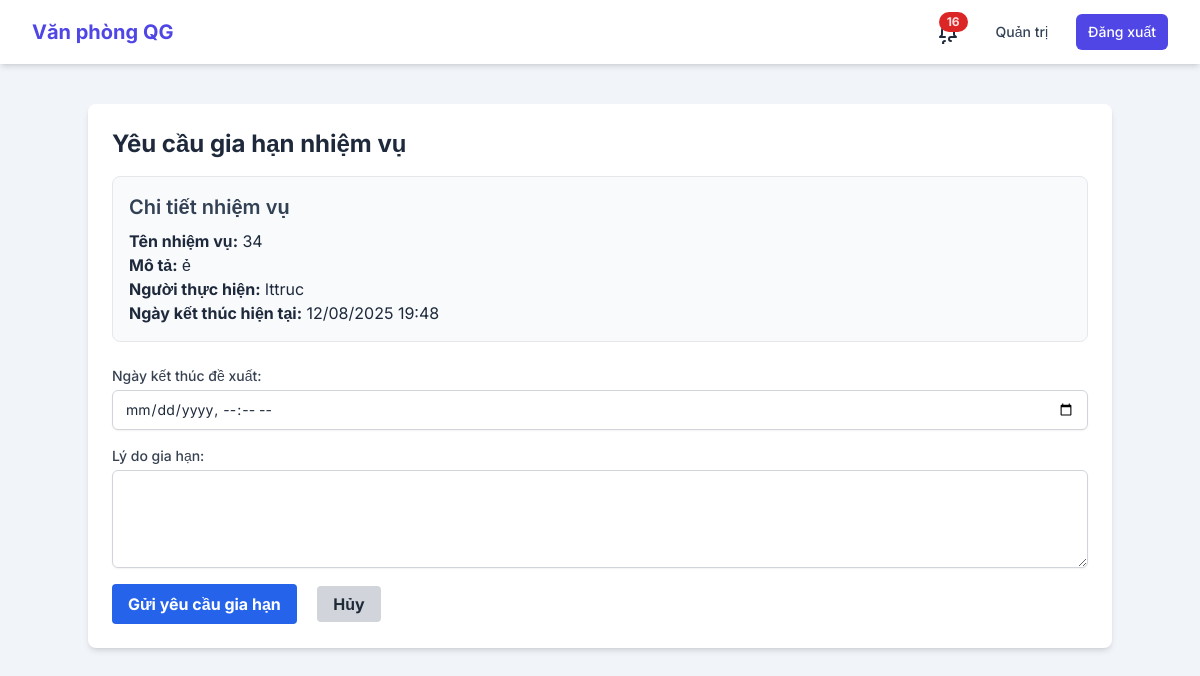
Screenshot of /nhiemvu/4/request-extension/ (signed in) with the database file from the repository.
### core/models.py (models this page shows, shortened)
class NhiemVu(models.Model):
    class TrangThai(models.TextChoices):
        PENDING_ASSIGNMENT_APPROVAL = 'PENDING_ASSIGNMENT_APPROVAL', _('Chờ duyệt giao')
        ASSIGNED = 'ASSIGNED', _('Đã giao')
        PENDING_COMPLETION_APPROVAL = 'PENDING_COMPLETION_APPROVAL', _('Chờ duyệt hoàn thành')
        COMPLETED = 'COMPLETED', _('Hoàn thành')
    class MucDoUuTien(models.TextChoices):
        KHAN = 'KHAN', _('Khẩn')
        CAO = 'CAO', _('Cao')
        THUONG = 'THUONG', _('Thường')
        THAP = 'THAP', _('Thấp')
    class RecurringFrequency(models.TextChoices):
        DAILY = 'DAILY', _('Hàng ngày')
        WEEKLY = 'WEEKLY', _('Hàng tuần')
        MONTHLY = 'MONTHLY', _('Hàng tháng')
        YEARLY = 'YEARLY', _('Hàng năm')
    ten_nhiem_vu = models.CharField(max_length=255, verbose_name=_('Tên nhiệm vụ'))
    mo_ta = models.TextField(verbose_name=_('Mô tả'))
    trang_thai = models.CharField(max_length=50, choices=TrangThai.choices, default=TrangThai.PENDING_ASSIGNMENT_APPROVAL, verbose_name=_('Trạng thái'))
    muc_do_uu_tien = models.CharField(max_length=50, choices=MucDoUuTien.choices, default=MucDoUuTien.THUONG, verbose_name=_('Mức độ ưu tiên'))
    ngay_bat_dau = models.DateTimeField(verbose_name=_('Ngày bắt đầu'), null=True, blank=True)
    ngay_ket_thuc = models.DateTimeField(verbose_name=_('Ngày kết thúc'), null=True, blank=True)
    id_ke_hoach = models.ForeignKey(KeHoach, on_delete=models.SET_NULL, null=True, blank=True, related_name='nhiem_vu', verbose_name=_('Kế hoạch'))
    id_nguoi_tao = models.ForeignKey(settings.AUTH_USER_MODEL, on_delete=models.SET_NULL, null=True, related_name='nhiem_vu_da_tao', verbose_name=_('Người tạo'))
    id_nguoi_giao_viec = models.ForeignKey(settings.AUTH_USER_MODEL, on_delete=models.SET_NULL, null=True, related_name='nhiem_vu_da_giao', verbose_name=_('Người giao việc'))
    id_nguoi_thuc_hien = models.ForeignKey(settings.AUTH_USER_MODEL, on_delete=models.SET_NULL, null=True, related_name='nhiem_vu_thuc_hien', verbose_name=_('Người thực hiện'))
    id_phong_ban_lien_quan = models.ForeignKey(PhongBan, on_delete=models.SET_NULL, null=True, blank=True, verbose_name=_('Phòng ban liên quan'))
    id_nhiem_vu_cha = models.ForeignKey('self', on_delete=models.CASCADE, null=True, blank=True, related_name='sub_tasks', verbose_name=_('Nhiệm vụ cha'))
    thoi_gian_uoc_tinh = models.FloatField(null=True, blank=True, verbose_name=_('Thời gian ước tính (giờ)'))
    thoi_gian_thuc_te = models.FloatField(null=True, blank=True, verbose_name=_('Thời gian thực tế (giờ)'))
    thoi_gian_xu_ly = models.FloatField(null=True, blank=True, verbose_name=_('Thời gian xử lý (giờ)'))
    is_recurring = models.BooleanField(default=False, verbose_name=_('Nhiệm vụ lặp lại'))
    recurring_frequency = models.CharField(max_length=20, choices=RecurringFrequency.choices, null=True, blank=True, verbose_name=_('Tần suất lặp lại'))
    recurring_until = models.DateTimeField(null=True, blank=True, verbose_name=_('Lặp lại đến ngày'))
    danh_gia_sao = models.IntegerField(null=True, blank=True, choices=[(i, str(i)) for i in range(1, 6)], verbose_name=_('Đánh giá sao'))
    loi_danh_gia = models.TextField(null=True, blank=True, verbose_name=_('Lời đánh giá'))
    ngay_ket_thuc_de_xuat = models.DateTimeField(null=True, blank=True, verbose_name=_('Ngày kết thúc đề xuất'))
    ly_do_gia_han = models.TextField(null=True, blank=True, verbose_name=_('Lý do gia hạn'))
    class TrangThaiGiaHan(models.TextChoices):
        CHUA_DUYET = 'CHUA_DUYET', _('Chưa duyệt')
        DA_DUYET = 'DA_DUYET', _('Đã duyệt')
        DA_TU_CHOI = 'DA_TU_CHOI', _('Đã từ chối')
    trang_thai_gia_han = models.CharField(max_length=50, choices=TrangThaiGiaHan.choices, default=TrangThaiGiaHan.CHUA_DUYET, verbose_name=_('Trạng thái gia hạn'))
    nguoi_duyet_gia_han = models.ForeignKey(settings.AUTH_USER_MODEL, on_delete=models.SET_NULL, null=True, blank=True, related_name='nhiem_vu_duyet_gia_han', verbose_name=_('Người duyệt gia hạn'))
    is_quy_trinh_dac_biet = models.BooleanField(default=False, verbose_name=_('Quy trình đặc biệt'))
    id_nguoi_duyet_giao_viec = models.ForeignKey(settings.AUTH_USER_MODEL, on_delete=models.SET_NULL, null=True, blank=True, related_name='nhiem_vu_da_duyet_giao', verbose_name=_('Người duyệt giao việc'))
    ngay_hoan_thanh = models.DateTimeField(null=True, blank=True, verbose_name=_('Ngày hoàn thành'))

### users/models.py (models this page shows)
class CustomUser(AbstractUser):
    class Role(models.TextChoices):
        LANH_DAO_CO_QUAN = 'LANH_DAO_CO_QUAN', 'Lãnh đạo Cơ quan'
        LANH_DAO_VAN_PHONG = 'LANH_DAO_VAN_PHONG', 'Lãnh đạo Văn phòng'
        LANH_DAO_PHONG = 'LANH_DAO_PHONG', 'Lãnh đạo Phòng'
        CHUYEN_VIEN_VAN_PHONG = 'CHUYEN_VIEN_VAN_PHONG', 'Chuyên viên Văn phòng'
        CHUYEN_VIEN_PHONG = 'CHUYEN_VIEN_PHONG', 'Chuyên viên Phòng'
        CHUYEN_VIEN = 'CHUYEN_VIEN', 'Chuyên viên'
    role = models.CharField(max_length=50, choices=Role.choices, default=Role.CHUYEN_VIEN_PHONG)
    co_quan = models.ForeignKey('core.CoQuan', on_delete=models.CASCADE, null=True, blank=True)
    phong_ban = models.ForeignKey('core.PhongBan', on_delete=models.CASCADE, null=True, blank=True)
    zalo_user_id = models.CharField(max_length=255, blank=True, null=True, verbose_name='Zalo User ID')

### core/views.py (the view)
# urls.py: path('nhiemvu/<int:pk>/request-extension/', views.request_extension_view, name='request-extension'),
@login_required
def request_extension_view(request, pk):
    nhiemvu = get_object_or_404(NhiemVu, pk=pk)
    if nhiemvu.id_nguoi_thuc_hien != request.user:
        messages.error(request, "Bạn không có quyền yêu cầu gia hạn cho nhiệm vụ này.")
        return redirect('nhiemvu-detail', pk=pk)
    if nhiemvu.trang_thai != NhiemVu.TrangThai.ASSIGNED:
        messages.error(request, "Chỉ có thể yêu cầu gia hạn cho nhiệm vụ đang được giao.")
        return redirect('nhiemvu-detail', pk=pk)
    if request.method == 'POST':
        form = ExtensionRequestForm(request.POST)
        if form.is_valid():
            nhiemvu.ngay_ket_thuc_de_xuat = form.cleaned_data['ngay_ket_thuc_de_xuat']
            nhiemvu.ly_do_gia_han = form.cleaned_data['ly_do_gia_han']
            nhiemvu.trang_thai_gia_han = NhiemVu.TrangThaiGiaHan.CHUA_DUYET
            nhiemvu.save()
            messages.success(request, "Yêu cầu gia hạn đã được gửi thành công.")
            LichSuCongViec.objects.create(
                nhiem_vu=nhiemvu,
                user=request.user,
                mo_ta="Yêu cầu gia hạn nhiệm vụ",
                details={
                    "ngay_ket_thuc_cu": nhiemvu.ngay_ket_thuc.isoformat(),
                    "ngay_ket_thuc_de_xuat": nhiemvu.ngay_ket_thuc_de_xuat.isoformat(),
                    "ly_do": nhiemvu.ly_do_gia_han,
                }
            )
            message_to_assigner = f"Nhiệm vụ '{nhiemvu.ten_nhiem_vu}' có yêu cầu gia hạn từ {request.user.username}."
            create_notification(nhiemvu.id_nguoi_giao_viec, message_to_assigner, related_task=nhiemvu)
            return redirect('nhiemvu-detail', pk=pk)
    else:
        form = ExtensionRequestForm()
    context = {
        'nhiemvu': nhiemvu,
        'form': form
    }
    return render(request, 'core/nhiemvu_request_extension.html', context)

### core/forms.py
class ExtensionRequestForm(forms.ModelForm):
    class Meta:
        model = NhiemVu
        fields = ['ngay_ket_thuc_de_xuat', 'ly_do_gia_han']
        widgets = {
            'ngay_ket_thuc_de_xuat': forms.DateTimeInput(attrs={'type': 'datetime-local'}),
        }

### core/templates/core/nhiemvu_request_extension.html (shortened to what this page needs)
{% extends 'core/base.html' %}
{% block content %}
    <div class="container mx-auto p-6 bg-white rounded-lg shadow-md">
        <h1 class="text-2xl font-bold text-slate-800 mb-4">Yêu cầu gia hạn nhiệm vụ</h1>
        <div class="mb-6 p-4 border rounded-lg bg-slate-50">
            <h2 class="text-xl font-semibold text-slate-700 mb-2">Chi tiết nhiệm vụ</h2>
            <p><strong>Tên nhiệm vụ:</strong> {{ nhiemvu.ten_nhiem_vu }}</p>
            <p><strong>Mô tả:</strong> {{ nhiemvu.mo_ta }}</p>
            <p><strong>Người thực hiện:</strong> {{ nhiemvu.id_nguoi_thuc_hien.username }}</p>
            <p><strong>Ngày kết thúc hiện tại:</strong> {{ nhiemvu.ngay_ket_thuc|date:"d/m/Y H:i" }}</p>
        </div>
        <form method="post" action="{% url 'request-extension' nhiemvu.pk %}">
            <div class="mb-4">
                <label for="id_ngay_ket_thuc_de_xuat" class="block text-sm font-medium text-gray-700">Ngày kết thúc đề xuất:</label>
                {{ form.ngay_ket_thuc_de_xuat }}
            </div>
            <div class="mb-4">
                <label for="id_ly_do_gia_han" class="block text-sm font-medium text-gray-700">Lý do gia hạn:</label>
                {{ form.ly_do_gia_han }}
            </div>
            <button type="submit" class="bg-blue-600 hover:bg-blue-700 text-white font-bold py-2 px-4 rounded focus:outline-none focus:shadow-outline">
                Gửi yêu cầu gia hạn
            </button>
            <a href="{% url 'nhiemvu-detail' nhiemvu.pk %}" class="ml-4 bg-gray-300 hover:bg-gray-400 text-gray-800 font-bold py-2 px-4 rounded focus:outline-none focus:shadow-outline">
                Hủy
            </a>
        </form>
    </div>
{% endblock %}

### core/templates/core/base.html (style rules this page uses)
body { font-family: 'Inter', sans-serif; }

### rows the page displays
NhiemVu: ten_nhiem_vu "34", mo_ta "ẻ", id_nguoi_thuc_hien.username "lttruc", ngay_ket_thuc "12/08/2025 19:48"
